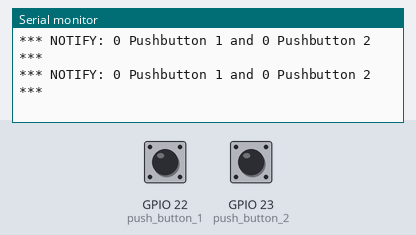
Simulated run of this sketch. Board: ESP32. On the bench: the last lines printed to the serial monitor. Inputs (shaded band) come from the test bench; at power-on: GPIO 22 (push_button_1) LOW, GPIO 23 (push_button_2) LOW. Nothing arrives over Bluetooth unless stated; a phone connects over Bluetooth LE 3 s after start.

Above: at 4.2 s.
4.3 s: GPIO 22 (push_button_1) pulled HIGH for 0.25 s
At 4.56 s:
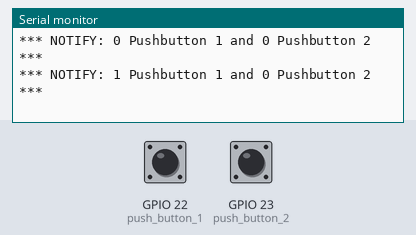
6.0 s: GPIO 23 (push_button_2) pulled HIGH for 0.25 s
At 6.16 s:
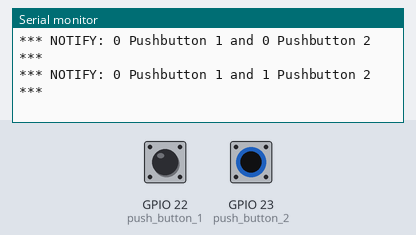

Measured:
- after the input at 4.3 s, the serial monitor: prints a new line after 0.10 s (image 1)
- after the input at 6.0 s, the serial monitor: prints a new line at once (image 2)

The sketch:

bleServer.ino
```cpp
/**
 * Bluetotth Low Energy Server
 * Power-conserving variant of Bluetooth
 *   - Transmit small data, low power
 *   - !! Different comms protocol VS bluetooth
 *
 * GATT: Generic Attributes, defines hierarchical structure
 * exposed to connected BLE devices / how devices send and
 * receive standard messages.
 *
 * 1) Give name for ESP32 at init
 * 2) Create UUIDs
 */

#include <BLEDevice.h>
#include <BLEServer.h>
#include <BLEUtils.h>
#include <BLE2902.h>

int push_button_1 = 22;
int push_button_2 = 23;

BLECharacteristic *button_1_Characteristic;
BLECharacteristic *button_2_Characteristic;
bool deviceConnected = false;
uint8_t pushButton_1_Value = 0;
uint8_t pushButton_2_Value = 0;

// See the following for generating UUIDs:
// https://www.uuidgenerator.net/

#define PUSHBOTTON_SERVICE_UUID      "<Generate an UUID for Service>"
#define BUTTON_1_CHARACTERISTIC_UUID "<Generate an UUID for PB1 Characteristic>"
#define BUTTON_2_CHARACTERISTIC_UUID "<Generate an UUID for PB2 Characteristic>"


class MyServerCallbacks: public BLEServerCallbacks {
    void onConnect(BLEServer* pServer) {
      deviceConnected = true;
      Serial.println("-- Client connected --");
    }

    void onDisconnect(BLEServer* pServer) {
      deviceConnected = false;
      Serial.println("-- Client disconnected --");
    }
};


void setup() {
  pinMode(push_button_1,INPUT);
  pinMode(push_button_2,INPUT);

  Serial.begin(115200);
  // Create the BLE Device
  BLEDevice::init("<Give your server a name>");

  // Create the BLE Server
  BLEServer *MyPushButtonServer = BLEDevice::createServer();
  MyPushButtonServer->setCallbacks(new MyServerCallbacks());

  // Create the BLE Service
  BLEService *MyPushButtonService = MyPushButtonServer->createService(PUSHBOTTON_SERVICE_UUID);

  // Create a BLE Characteristic
  button_1_Characteristic = MyPushButtonService->createCharacteristic(
                      BUTTON_1_CHARACTERISTIC_UUID,
                      BLECharacteristic::PROPERTY_READ   |
                      BLECharacteristic::PROPERTY_NOTIFY |
                      BLECharacteristic::PROPERTY_INDICATE |
                      BLECharacteristic::PROPERTY_WRITE

                    );
  button_2_Characteristic = MyPushButtonService->createCharacteristic(
                      BUTTON_2_CHARACTERISTIC_UUID,
                      BLECharacteristic::PROPERTY_READ   |
                      BLECharacteristic::PROPERTY_NOTIFY |
                      BLECharacteristic::PROPERTY_INDICATE |
                      BLECharacteristic::PROPERTY_WRITE
                    );
  // Create a BLE Descriptor
  button_1_Characteristic->addDescriptor(new BLE2902());
  button_2_Characteristic->addDescriptor(new BLE2902());


  // Start the service
  MyPushButtonService->start();

  // Start advertising
  MyPushButtonServer->getAdvertising()->start();
  Serial.println("Waiting a client connection to notify...");
}

void loop() {

  if (deviceConnected) {
    pushButton_1_Value = (uint8_t)digitalRead(push_button_1);
    pushButton_2_Value = (uint8_t)digitalRead(push_button_2);
    Serial.printf("*** NOTIFY: %d Pushbutton 1 and %d Pushbutton 2 ***\n", pushButton_1_Value,pushButton_2_Value);
    button_1_Characteristic->setValue(&pushButton_1_Value, 1);
    button_1_Characteristic->notify();
    button_2_Characteristic->setValue(&pushButton_2_Value, 1);
    button_2_Characteristic->notify();
  }
  delay(200);
}
```
